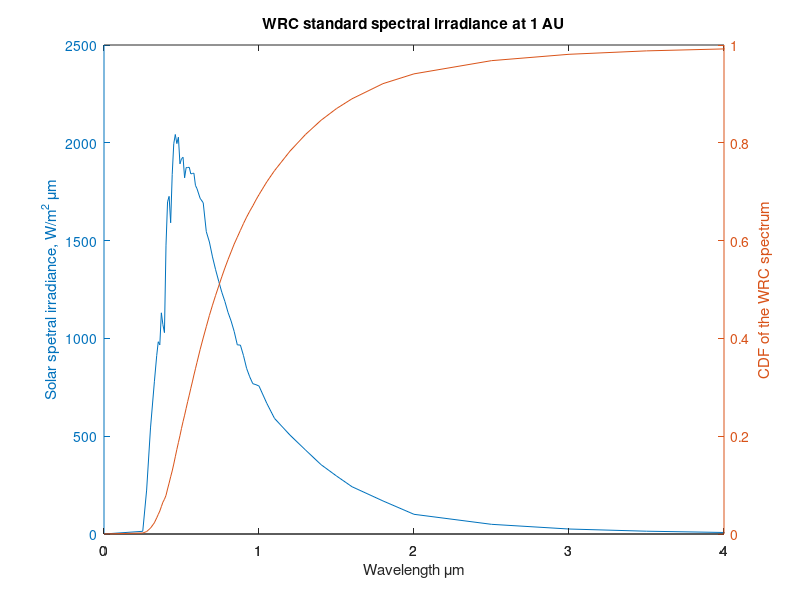
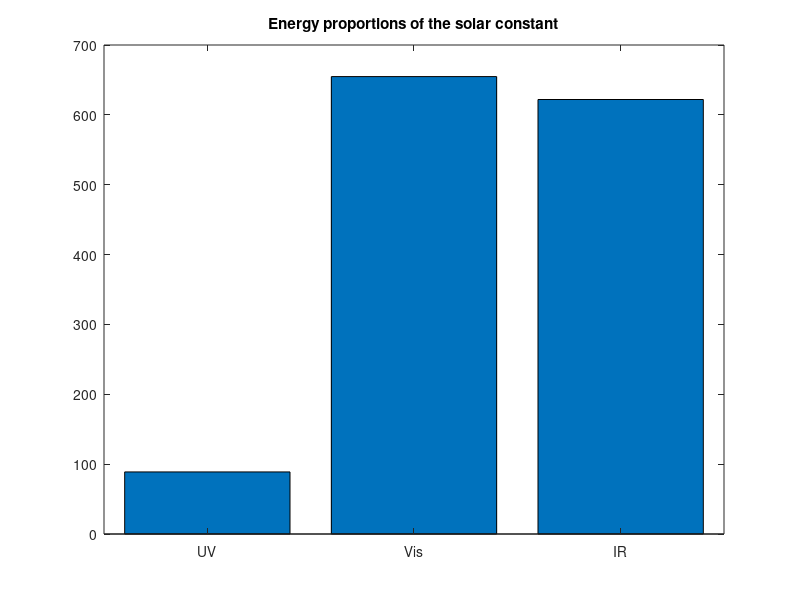
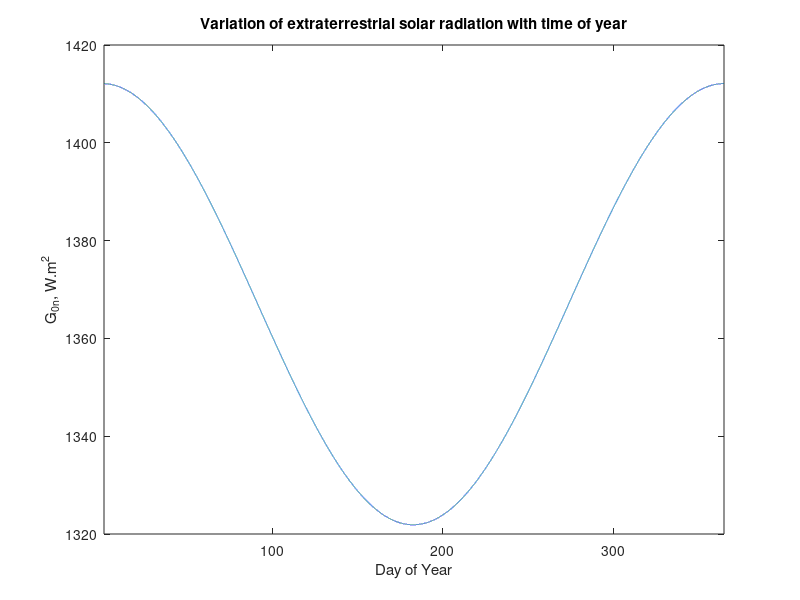
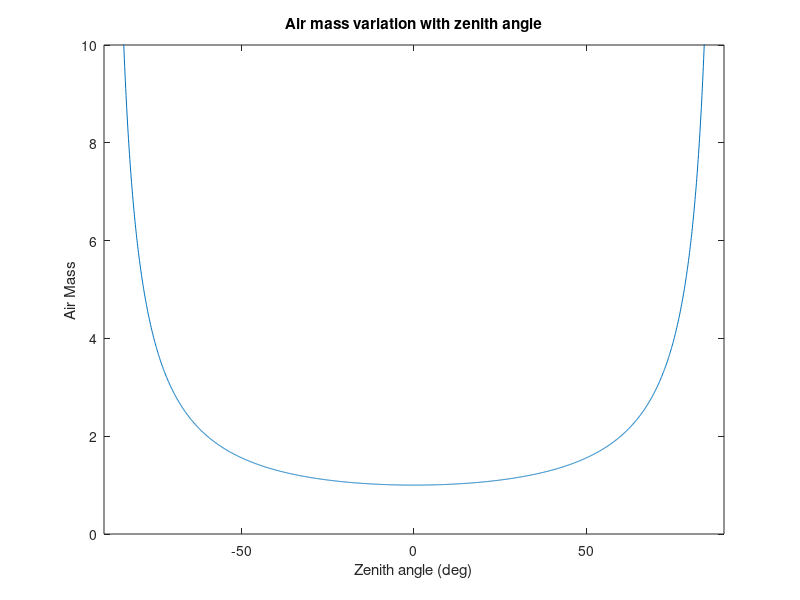

Here is the MATLAB script that generated these plots, in order: (Note: this script raises an error after producing the figures.)
close all
%% 1.1 Sun - earth
earth_diameter = 1.27*10^7; %m
sun_diameter = 1.39*10^9; %m
mean_sun_earth_distance = 1.495*10^11; %m or 1 AU

sun_black_body_temperature = 5777; %K
sun_interior_core_temperature_lower = 8*10^6; %K
sun_interior_core_temperature_upper = 40*10^6; %K
sun_density = 100000; %kgm-3;

%% 1.2 solar constant
solar_constant = 1367; %Wm-2

%% 1.3 spectral
lambda = [0,0.25,0.275,0.3,0.325,0.34,0.35,0.36,0.37,0.38,0.39,0.4,0.41,...
    0.42,0.43,0.44,0.45,0.46,0.47,0.48,0.49,0.5,0.51,0.52,0.53,0.54,0.55,...
    0.56,0.57,0.58,0.59,0.6,0.62,0.64,0.66,0.68,0.70,0.72,0.74,0.76,0.78,...
    0.8,0.82,0.84,0.86,0.88,0.9,0.92,0.94,0.96,0.98,1,1.05,1.1,1.2,1.3,1.4,...
    1.5,1.6,1.8,2,2.5,3,3.5,4,5,8]';
Gsc_lambda = [0,13.8,224.5,542.3,778.4,912.0,983.0,967.0,1130.8,1070.3,1029.5,...
    1476.9,1698.0,1726.2,1591.1,1837.6,1995.2,2042.6,1996.0,2028.8,1892.4,...
    1918.3,1926.1,1820.9,1873.4,1873.3,1875.0,1841.1,1843.2,1844.6,1782.2,...
    1765.4,1716.4,1693.6,1545.7,1492.7,1416.6,1351.3,1292.4,1236.1,1188.7,...
    1133.3,1089.0,1035.2,967.1,965.7,911.9,846.8,803.8,768.5,763.5,756.5,...
    668.6,591.1,505.6,429.5,354.7,296.6,241.7,169.0,100.7,49.5,25.5,...
    14.3,7.8,2.7,0.8]';
f0_to_lambda = [0,0.002,0.005,0.012,0.023,0.033,0.040,0.047,0.056,0.065,0.071,...
    0.079,0.092,0.104,0.117,0.129,0.143,0.158,0.173,0.187,0.201,0.216,0.230,...
    0.243,0.257,0.271,0.284,0.298,0.311,0.325,0.338,0.351,0.377,0.401,0.424,...
    0.447,0.468,0.488,0.507,0.526,0.544,0.561,0.577,0.593,0.607,0.621,0.635,...
    0.648,0.660,0.671,0.683,0.694,0.720,0.743,0.783,0.817,0.846,0.870,0.890,...
    0.921,0.941,0.968,0.981,0.988,0.992,0.996,0.999]';

% plot
figure('name','Energy spectrum')
ax = plotyy(lambda,Gsc_lambda,lambda,f0_to_lambda);
xlim([0 4])
xlabel('Wavelength {\mu}m')
ylabel(ax(1),'Solar spetral irradiance, W/m^2 {\mu}m')
ylabel(ax(2),'CDF of the WRC spectrum')
title('WRC standard spectral irradiance at 1 AU')


% share in each type of irradiance: uv, visible and infra-red.
lambda1 = 0;
lambda2 = 0.38;
lambda3 = 0.78;
lambda4 = 10;
uv_Energy = solar_constant * (f0_to_lambda(knnsearch(lambda,lambda2)) - f0_to_lambda(knnsearch(lambda,lambda1)));
vis_Energy = solar_constant * (f0_to_lambda(knnsearch(lambda,lambda3)) - f0_to_lambda(knnsearch(lambda,lambda2)));
ir_Energy = solar_constant * (f0_to_lambda(knnsearch(lambda,lambda4)) - f0_to_lambda(knnsearch(lambda,lambda3)));

% plot
figure('name','solar energy share')
bar([uv_Energy;vis_Energy;ir_Energy]')
xticklabels({'UV','Vis','IR'})
title('Energy proportions of the solar constant')

%% 1.4 Estraterrestrial 
% Variation in intensity assumed constant (though reportedly varies +-
% 1.5%) However, variation in the earth-sun distance is considered.

% january 1st:december 31st in 10min intervals
n = 1:1/144:365;
% extra terrestrial irradiance normal to the radiation on the nth perido of the year.
extraterrestrial_irradiance = solar_constant.*(1+0.033.*cosd((360.*n)./365));

% plot
figure('name','extraterrestrial solar radiation')
plot(n,extraterrestrial_irradiance)
ylabel('G_{0n}, W.m^2')
xlabel('Day of Year')
xlim([min(n),max(n)])
title('Variation of extraterrestrial solar radiation with time of year')

%% 1.5 Definitions.
% air mass m, the ratio of mass of atmosphere through which beam radiation
% passes to the mass it would pass through if the sun were directly
% overhead (e.g. 1). 
zenith_angle = -90:0.1:90;
AM = 1./cosd(zenith_angle);

% plot
figure('name','airmass')
plot(zenith_angle,AM)
xlabel('Zenith angle (deg)')
ylabel('Air Mass')
ylim([0,10])
xlim([-90,90])
title('Air mass variation with zenith angle')

% solar time. Time based on apparent angular motion of the sun across the
% sky, with solar noon the time the sun crosses the meridian of the
% observer. Note, it does not coincide with local clock time. 
% Correction 1, for difference in longitude and meridian of observer.
% Correction 2, the equation of time that considers pertubations of earth's
% rotation. 
% longitude is in degrees west (i.e. 0deg < L< 360deg).
%equation of time
B = (n-1).*360/365;
EoT = 229.2.*(0.000075+0.001868.*cosd(B)-0.032077.*sind(B)-0.014615.*cosd(2.*B)-0.04089.*sind(2.*B));

%plot
figure('name','Equation of Time')
plot(n,EoT)
xlabel('Day of year')
ylabel('Equation of time, min')
title('The equation of time in minutes, as a function of time of year')

% find the solar time for ANU at 14:54 05/21/2018, where CBR is +9 and at
% 149.2 latitude (+180 for 0:360 format.
% see function at bottom of script

solar_time = LocalTimeToSolarTime(datevec(datenum([2018,01,01,0,0,0])+n),9,149.12);
% find the hour of each n time step as a decimal using the mins and seconds
% of solar time. this can be used to derive the hour angle.
solar_decimal_time = solar_time(:,4)+solar_time(:,5)./60+solar_time(:,6)/(60*60);

% the hour angle is 15degrees per hour times 1.5 hours before noon. 
hour_angle = 15.*(solar_decimal_time-12/24);

%% 1.6 Direction of Beam Radiation

%Declination is the angular position of the sun at solar noon (i.e. when
%the sun is on the local meridian), with respect to the plane of the eq
%where north is positive.
declination_angle = (23.45.*sind(360.*(284+n)./365))';

%plot
figure('name','Declination')
plot(n,declination_angle)
xlabel('Day of year')
ylabel('Declination angle (degs.)')
title('The solar decliation angle as a function of time of year')
ylim([-23.45 23.45])

% angle of incidence can be derived from the following known constants:
% hour angle, slope(1her 0to90 is increasing tilt towards eq, 90to180 faces
% the ground), declination, latitude (positive north, negative south), and
% surface azimuth angle(where 0 is due south, east is negative and west positive). 

% make different options of slope and azimuth
slope = 0:5:180;
azimuth = -180:15:180;
[S,A] = meshgrid(slope,azimuth);
slopes = reshape(S,[numel(S),1]);
azimuths = reshape(A,[numel(A),1]);
latitude = -35; % for Canberra.

angles_of_incidence=zeros(length(declination_angle),length(azimuths));

for i = 1:length(azimuths)
    angles_of_incidence(:,i)= AngleOfIncidence(declination_angle,hour_angle,latitude,slopes(i),azimuths(i));
end

% the angle of incidence is the angle between thebeam radiation on a
% surface and the normal to that surface. an angle of incidence equal to 0
% means that the plane is perpendicular to the sun. This would result in
% better insolation.

% for a flat surface, the angle of incidence is akin to the zenith angle 
% and is therefore is simplified to
zenith_angle = acosd( cosd(latitude).*cosd(declination_angle).*cosd(hour_angle)+sind(latitude).*sind(declination_angle) );

zenith_angle_rep=repmat(zenith_angle,[1,size(angles_of_incidence,2)]);
mean_incident_angle_at_day_time(zenith_angle_rep>90) = NaN;
% plot
figure('name','mean angle of incidence at each tilt azi at -35deg latitude')
imagesc(slope,azimuth,reshape(nanmean(mean_incident_angle_at_day_time),[length(azimuth),length(slope)]))
ylabel('azimuth of plane (deg -east : 0 south : +west)')
xlabel('tilt of plane towards equator (0 = flat up, 180 = flat down)')
title('heatmap of the mean angle of incidence. bluer = better')
xticks(slope)
yticks(azimuth)
xtickangle(90)
colormap('cool')




function solar_time = LocalTimeToSolarTime(local_time_as_datevec, GMT_difference, longitude)
% where GMT difference is the difference of the local time from Grenwich
% mean time. e.g. NSW is +9/10/11 depending on DST.
    % derive the day of year, n
    start_of_year = datenum([local_time_as_datevec(:,1),ones(length(local_time_as_datevec(:,1)),2),zeros(length(local_time_as_datevec(:,1)),3)]);
    n = datenum(local_time_as_datevec) - start_of_year;
    B = (n-1).*360/365;
    EoT = 229.2.*(0.000075+0.001868.*cosd(B)-0.032077.*sind(B)-0.014615.*cosd(2.*B)-0.04089.*sind(2.*B));
    solar_time_diff_to_standard_time = 4.*(longitude - 15*GMT_difference) + EoT; % in mins
    solar_time = datenum(local_time_as_datevec) + solar_time_diff_to_standard_time/1440;
    solar_time = datevec(solar_time);
end


function angle_of_incidence = AngleOfIncidence(declination_angle,hour_angle,latitude,tilt,azimuth)
    angle_of_incidence = real(acosd( sind(declination_angle).*sind(latitude).*cosd(tilt)...
        -sind(declination_angle).*cosd(latitude).*sind(tilt).*cosd(azimuth)...
        +cosd(declination_angle).*cosd(latitude).*cosd(tilt).*cosd(hour_angle)...
        +cosd(declination_angle).*sind(tilt).*sind(azimuth).*sind(hour_angle) ));
end












